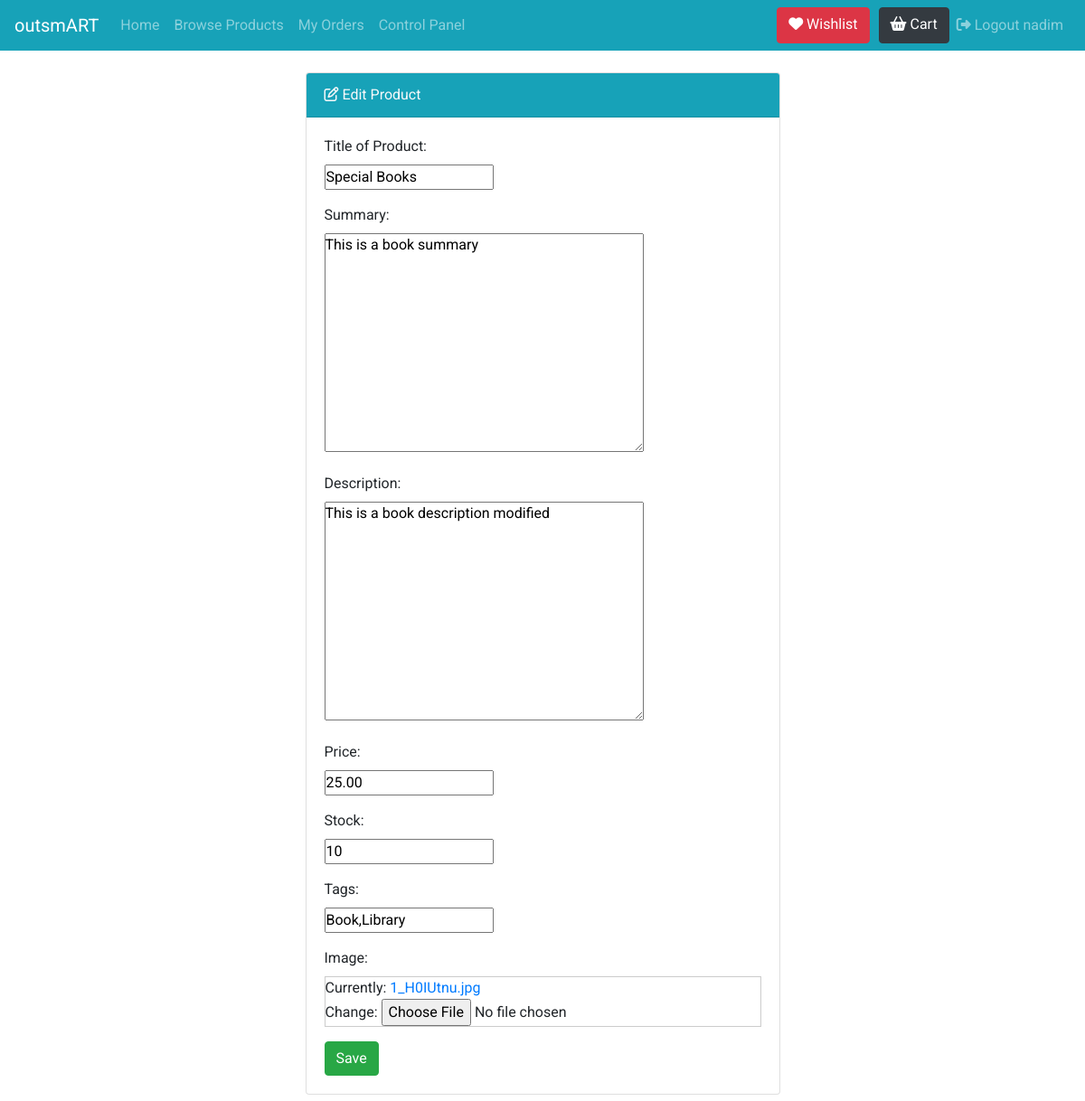
/products/edit-product/10/ (signed in), run on the app's committed database.
### products/models.py (models this page shows, shortened)
class ProductPost(models.Model):
    owner = models.ForeignKey(User, on_delete=models.CASCADE)
    title = models.CharField(max_length=100)
    summary = models.TextField(max_length=200,default="No Summary")
    descrip = models.TextField(max_length=10000)
    stock = models.IntegerField(default=0)
    tags = models.CharField(max_length=10000)
    image = models.FileField()
    created = models.DateTimeField(auto_now_add=True)
    price = models.DecimalField(max_digits=10, decimal_places=2)
    rating =  models.IntegerField(default=0,
        validators=[
            MaxValueValidator(10),
            MinValueValidator(0)
        ])
    sold = models.IntegerField(default=0)
    revenue = models.DecimalField(default=0,max_digits=10, decimal_places=2)

### products/views.py (the view)
# urls.py: url(r'^edit-product/(?P<pk>\d+)/$', views.edit_products, name='edit_products'),
@login_required
def edit_products(request, pk):
    template = 'products/modify.html'
    product = get_object_or_404(ProductPost, pk=pk)
    if request.method == 'POST':
        form = ProductPostForm(request.POST, instance=product)
        try:
            if form.is_valid():
                form.save()
                messages.success(request, 'Product has been successfully updated')
                return redirect('products:listings')
        except Exception as e:
            messages.warning(request, 'Product update failed')
    else:
        form = ProductPostForm(instance=product)
    context = {
        'form': form,
        'product': product,
    }
    return render(request, template, context)

### products/forms.py
class ProductPostForm(ModelForm):
    class Meta:
        model = ProductPost
        fields = ['title', 'summary', 'descrip', 'price', 'stock', 'image', 'tags']

### templates/products/modify.html (shortened to what this page needs)
{% extends 'base.html' %}
{% block content %}
<div class="col-md-6 m-auto">
    <div class="card text-left mb-3">
        <div class="card-header bg-info text-light"> <i class="fa fa-pencil-square-o" aria-hidden="true"></i> Edit Product</div>
        <div class="card-body">
            <form action="" method="POST" enctype="multipart/form-data">
                <div class="form-group">
                    <label for="title">Title of Product: </label>
                    <br>
                    {{form.title}}
                </div>
                <div class="form-group">
                    <label for="title">Summary: </label>
                    <br>
                    {{form.summary}}
                </div>
                <div class="form-group">
                    <label for="descrip">Description: </label>
                    <br>
                    {{form.descrip}}
                </div>
                <div class="form-group">
                    <label for="price">Price: </label>
                    <br>
                    {{form.price}}
                </div>
                <div class="form-group">
                    <label for="stock">Stock: </label>
                    <br>
                    {{form.stock}}
                </div>
                <div class="form-group">
                    <label for="tags">Tags: </label>
                    <br>
                    {{form.tags}}
                </div>
                <div class="form-group">
                    <label for="image">Image: </label>
                    <br>
                    <div style="border: #cccccc solid 1px;">{{form.image}}</div>
                </div>
                <button class="btn btn-success" type="submit">Save</button>
            </form>
        </div>
    </div>
</div>
{% endblock %}

### templates/partials/_navbar.html (shortened to what this page needs)
<nav class="navbar navbar-expand-lg navbar-dark bg-info text-white mb-4">
    <a class="navbar-brand" href="#">outsmART</a>
    <div class="collapse navbar-collapse" id="navbarNavAltMarkup">
      <div class="navbar-nav">
        <a class="nav-item nav-link" href="{% url 'pages:index' %}">Home</a>
        <a class="nav-item nav-link" href="{% url 'products:browse' %}">Browse Products</a>
        {% if user.is_authenticated %}
        <a class="nav-item nav-link" href="#">My Orders</a>
        <div class= "nav-item nav-link" >
          <div class="dropdown">
            <div class="dropbtn"> Control Panel</div>
          </div>
        </div>
        {% endif %}
      </div>
    </div>
    {% if user.is_authenticated %}
    <div class="navbar-nav">
      <a class="btn btn-danger" style="margin-right: 10px;"  href="{% url 'products:wishlist' %}"><i class="fas fa-heart"></i> Wishlist</a>
      <a class="btn btn-dark" href="{% url 'products:cart' %}"> <i class="fas fa-shopping-basket"></i> Cart</a>
      <a class="nav-item nav-link" href="{% url 'account:logout' %}"><i class="fas fa-sign-out-alt"></i> Logout {{user.username}}</a>
    </div>
    {% else %}
    <div class="navbar-nav">
        <a class="nav-item nav-link" href="{% url 'account:login' %}">Login</a>
        <a class="nav-item nav-link" href="{% url 'account:signup' %}">Register</a>
    </div>
    {% endif %}
</nav>

### static/style.css (style rules this page uses)
* { -webkit-box-sizing: border-box; box-sizing: border-box; margin: 0; padding: 0; }
body { font-family: 'Roboto', sans-serif; }
a { text-decoration: none; }
.dropbtn { background-color: transparent; border: none; }
.dropdown { position: relative; display: inline-block; }

### data on the page
ProductPost: title "Special Books", summary "This is a book summary", descrip "This is a book description modified", price "25.00", stock "10", tags "Book,Library"

### other printed values
{{ user.username }} "nadim"
